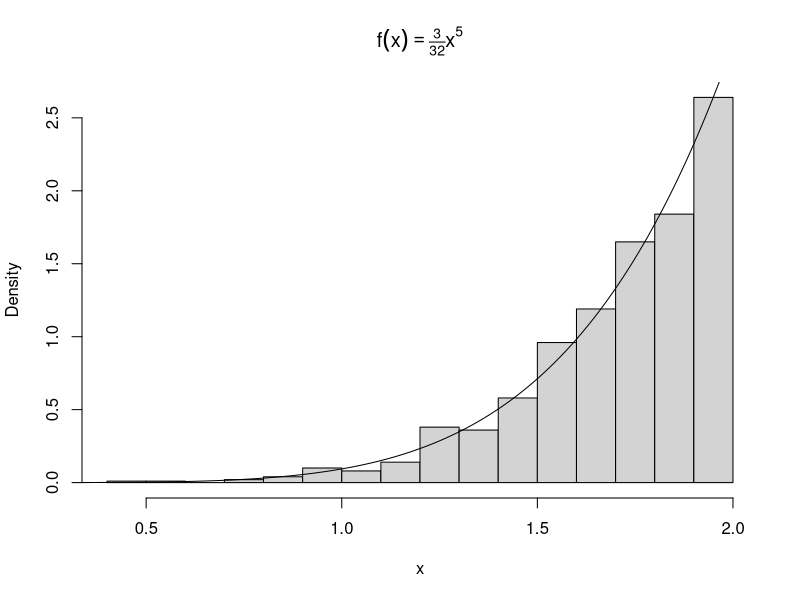
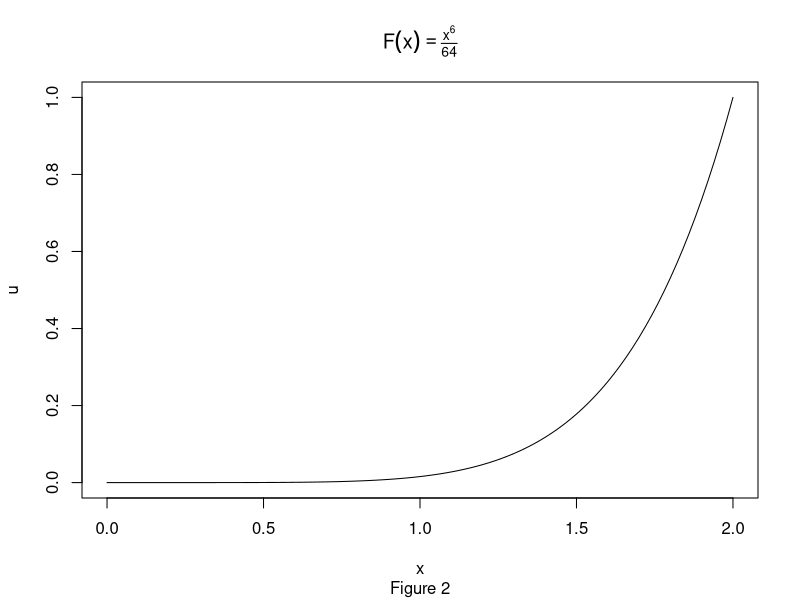
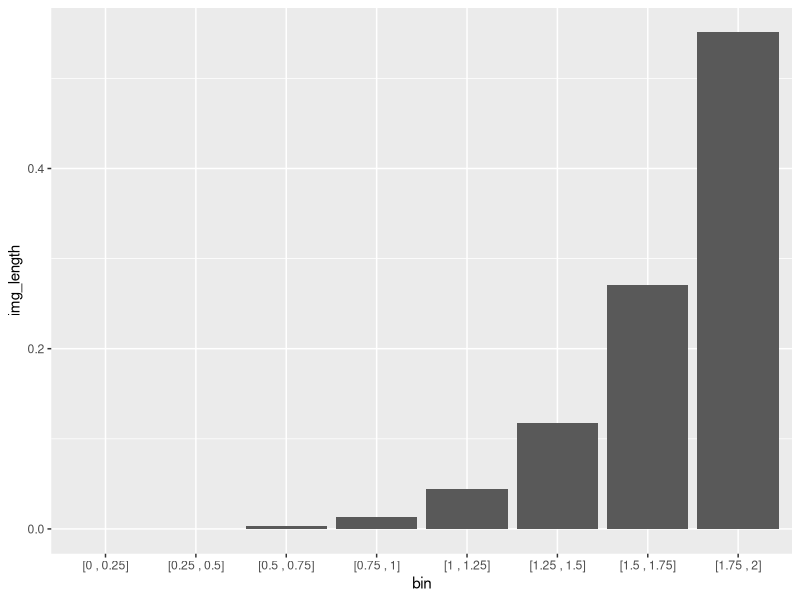
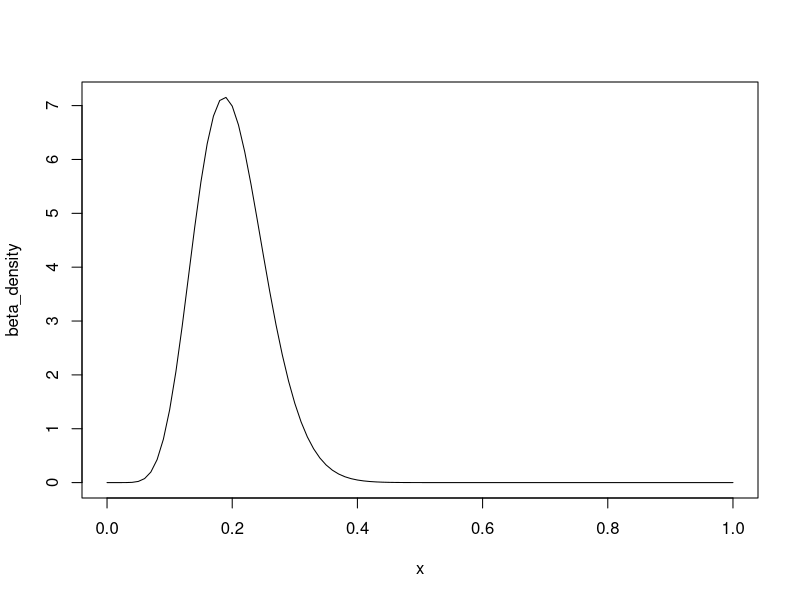
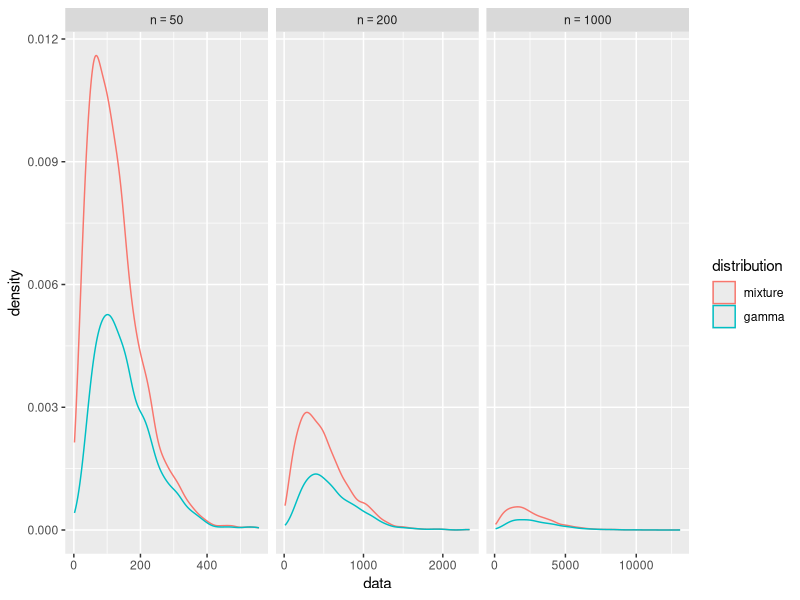
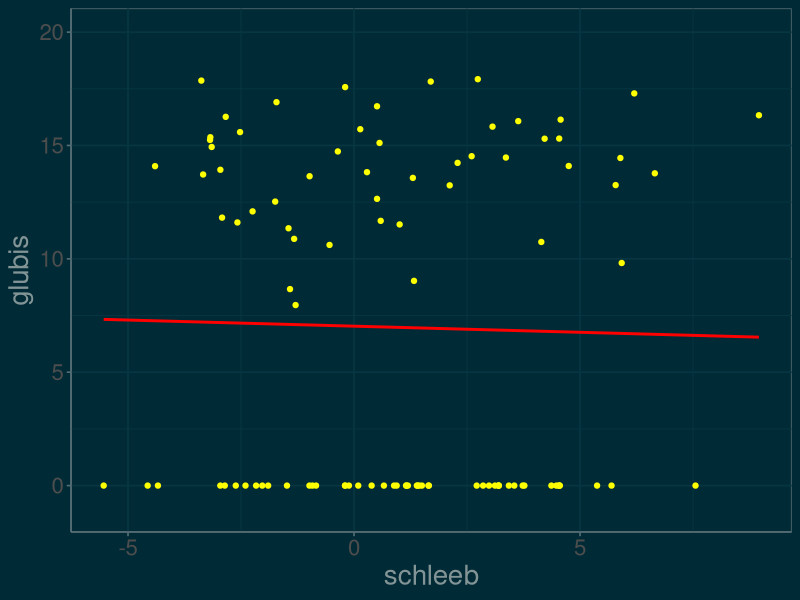
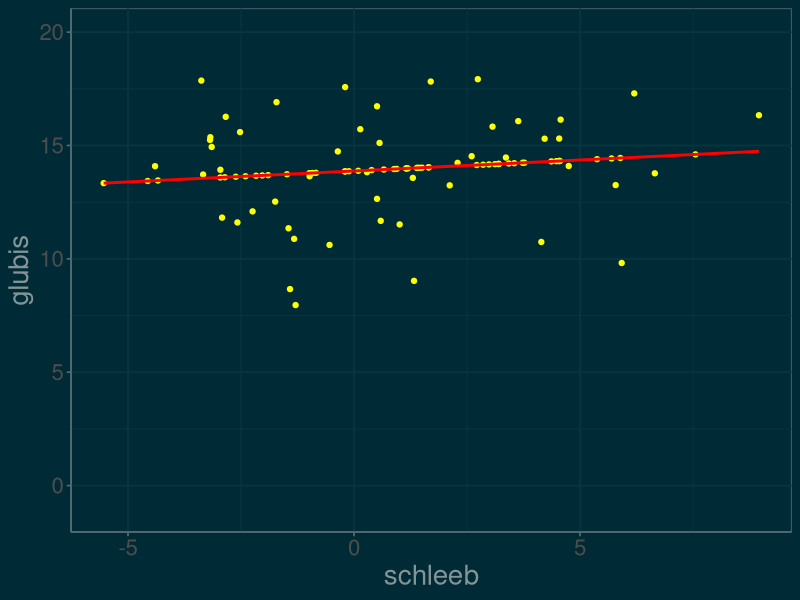

Here is the R script that generated these plots, in order:
## ---- chunk 1
knitr::opts_chunk$set(cache=TRUE)
library(tidyverse)
library(stringr)
## ---- chunk 2
n <- 1000
u <- runif(n)
x <- 2*u^(1/6)
hist(x, probability = TRUE, main = expression(f(x)==textstyle(frac(3,32))*x^5))
y <- seq(0, 2, .01)
lines(y, 3/32 * y^5)
## ---- chunk 3
F <- function(x){x^6 / 64}
plot.function(F, from = 0, to = 2, ylab = "u", main = expression(F(x)==textstyle(frac(x^6,64))), sub = "Figure 2")
## ---- chunk 4
init_points <- seq(0, 1.75, .25)
end_points <- seq(.25, 2, .25)
img_init_points <- round(F(init_points),3)
img_end_points <- round(F(end_points),3)
img_length <- round(img_end_points - img_init_points,3)

as_interval <- function(a, b){
  str_c("[", a, " , ", b, "]")
}

img_table <- tibble(
  bin = as_interval(init_points, end_points),
  image = as_interval(img_init_points, img_end_points),
  img_length = img_length

)

knitr::kable(img_table, caption = "Note infinitesimals truncated to 0")

img_plot <- ggplot(data = img_table, mapping = aes(x = bin, y = img_length)) +
  geom_bar(stat = "identity")
  

## ---- chunk 5
img_plot
## ---- chunk 6
a <- 10
b <- 40
beta_density <- function(x) {
  (1/beta(a,b)) * x^(a-1) * (1-x)^(b-1)
}

plot.function(beta_density, from = 0, to = 1)
## ---- chunk 7
beta_mode <- function(a,b){
  (a-1)/(a+b-2)
}
my_x <- beta_mode(a,b)
my_c <- beta_density(my_x) 

## ---- chunk 8
n <- 1000  #target sample size
k <- 0     #counter for accepted
j <- 0     #iterations
y <- numeric(n)
acceptance_ratio <- function(x){beta_density(x)/my_c}

while(k < n){
  acceptance_threshold <- runif(1)
  j <- j + 1
  x <- runif(1)    #random variate from g
  if(acceptance_ratio(x) > acceptance_threshold){
    #accept x
    k <- k + 1
    y[k] <-  x
  }
}
## ---- chunk 9
library(stringr)
#compare empirical and theoretical percentiles
p <- seq(.1, .9, .1)
Qsim <- quantile(y, p) #quantiles of sample
Q <- qbeta(p, a, b)    #theoretical quantiles
percentiles <- str_c(as.character(seq(10,90,10)),"%")
my_table <- rbind(Qsim, Q)
names(my_table) <- percentiles
knitr::kable(my_table, caption = "Pariwise comparison of empirical and theorectical quantile")

## ---- chunk 10
library(tidyverse)
n <- 1000
nu <- 6
X <- matrix(rnorm(n*nu), n, nu)^2
y <- rowSums(X)

comp <- data.frame(
theoretical = c(nu, 2*nu),
empirical = c(mean(y), mean(y^2) - (mean(y))^2),
row.names = c("mean", "variance")
)

knitr::kable(comp)


## ---- chunk 11
library(tidyverse)

N <- 1000 # sample size
n <- 50
r <- 3
gamma_mixture <- function(n = 50, r = 3, N = 1000){
  # n is the number of variables we are mixing
  # N is the sample size we a generating 
  index <- 1:n
  weights <- index/((n*(n+1))/2)
  index_sample <- sample(index, size = N, replace = TRUE, prob = weights)
  lambda <- 1/index_sample
  mixture_sample <- rgamma(N, shape = r, rate = lambda)
  mixture_sample
}

sizes <- c(50, 200, 1000)

sizes %>%
  map(function(x) gamma_mixture(n = x)) ->
  mixture_list

sizes %>%
  map(function(x) rgamma(N, shape = r, rate = 1/x)) -> 
  gamma_list

df <- tibble(
  data = c(mixture_list, gamma_list),
  n_size = rep(sizes, times = 2),
  distribution = factor(rep(c("mixture", "gamma"), each = 3), levels = c("mixture", "gamma"))
)

library(magrittr)
library(scales)
df %<>% unnest()

ggplot(data = df, aes(x = data)) +
  geom_density(position = "stack", aes(color = distribution)) +
  scale_x_continuous(breaks = scales::pretty_breaks(n = 3)) +
  facet_grid(. ~n_size, scales = "free",  labeller = label_bquote(cols = n == .(n_size)))

## ---- chunk 12
m <- 10000
x <- runif(m)
theta.hat <- round(mean(exp(-x)),6)
soln <- round(1-exp(-1),6)
st_err <- format((1/m)*(sum(exp(-x)-theta.hat)^2)^(1/2), digits = 3)

## ---- chunk 13
m <- 10^5
sample <- rexp(m, rate = 1)
h <- function(x){
  sin(x^2)*exp(-x^2 + x)
}
estimate <- sum(h(sample))/m


## ---- chunk 14
library(ggthemes)
library(MASS)

set.seed(3)
n <- 100     #sample size
d <- 2       #dimension
mu <- c(1,14) #vector of means
SIGMA <- matrix(c(12,3,3,6), ncol = 2, byrow = TRUE)

slime_data <- data.frame(mvrnorm(n, mu, Sigma = SIGMA))

names(slime_data) = c("schleeb", "glubis")

lost_data <- sample(1:n, size = n/2)

slime_data[lost_data, 2] <- 0 #Set the lost data values to 0


slime_plot <- ggplot(slime_data, aes(schleeb, glubis)) + 
  geom_point(color = "yellow") + 
  theme_solarized(light = FALSE) + 
  theme(text = element_text(size=20, color = "green")) +
  stat_smooth(method = "lm", color = "red", se = FALSE) + 
  coord_cartesian(ylim = c(-1,20))


## ---- chunk 15
slime_plot
## ---- chunk 16
#construct a function that computes MLE's
theta_hat_estimator <- function(schleeb = slime_data$schleeb, glubis = slime_data$glubis){
mu_1 <- mean(schleeb)
mu_2 <- mean(glubis)
sigma_1 <- sd(schleeb)
sigma_2 <- sd(glubis)
rho <- cor(schleeb,glubis)
return(c(mu_1, mu_2, sigma_1, sigma_2, rho))
}
## ---- chunk 17
#construct a function to update the slime data from slime_j -> slime_j+1
impute_glubis <- function(x_1, mu_1, mu_2, sigma_1, sigma_2, rho){
  mu_2 + rho*(sigma_2/sigma_1) * (x_1 - mu_1)
}

## ---- chunk 18
#Run the EM algorithm
epsilon <- .000005 # convergence threshold

theta_hat_0 <- rep(0,5)  #initialize temp variable
theta_hat_1 <- theta_hat_estimator(slime_data$schleeb, slime_data$glubis)
var_path <- c(0,theta_hat_1)
step = 1

condition <- function(){
  #convergence condition
  sqrt(sum((theta_hat_1 - theta_hat_0)^2)) > epsilon
}

while(condition()) {
  #EM algorithm
 
    slime_data[lost_data, 2] <- impute_glubis(slime_data[lost_data, 1], theta_hat_1[1], theta_hat_1[2], theta_hat_1[3], theta_hat_1[4], theta_hat_1[5])
  
  theta_hat_0 = theta_hat_1
  
  theta_hat_1 = theta_hat_estimator(slime_data$schleeb, slime_data$glubis)
  
  var_path = rbind(var_path, c(step, theta_hat_1))
  
  step = step + 1
}

knitr::kable(var_path, booktabs = F, align = c("c"), 
             col.names =  c("step", "$\\mu_1$", "$\\mu_2$", "$\\sigma_1$", "$\\sigma_2$", "$\\rho$")
             )
## ---- chunk 19
slime_plot %+% slime_data
